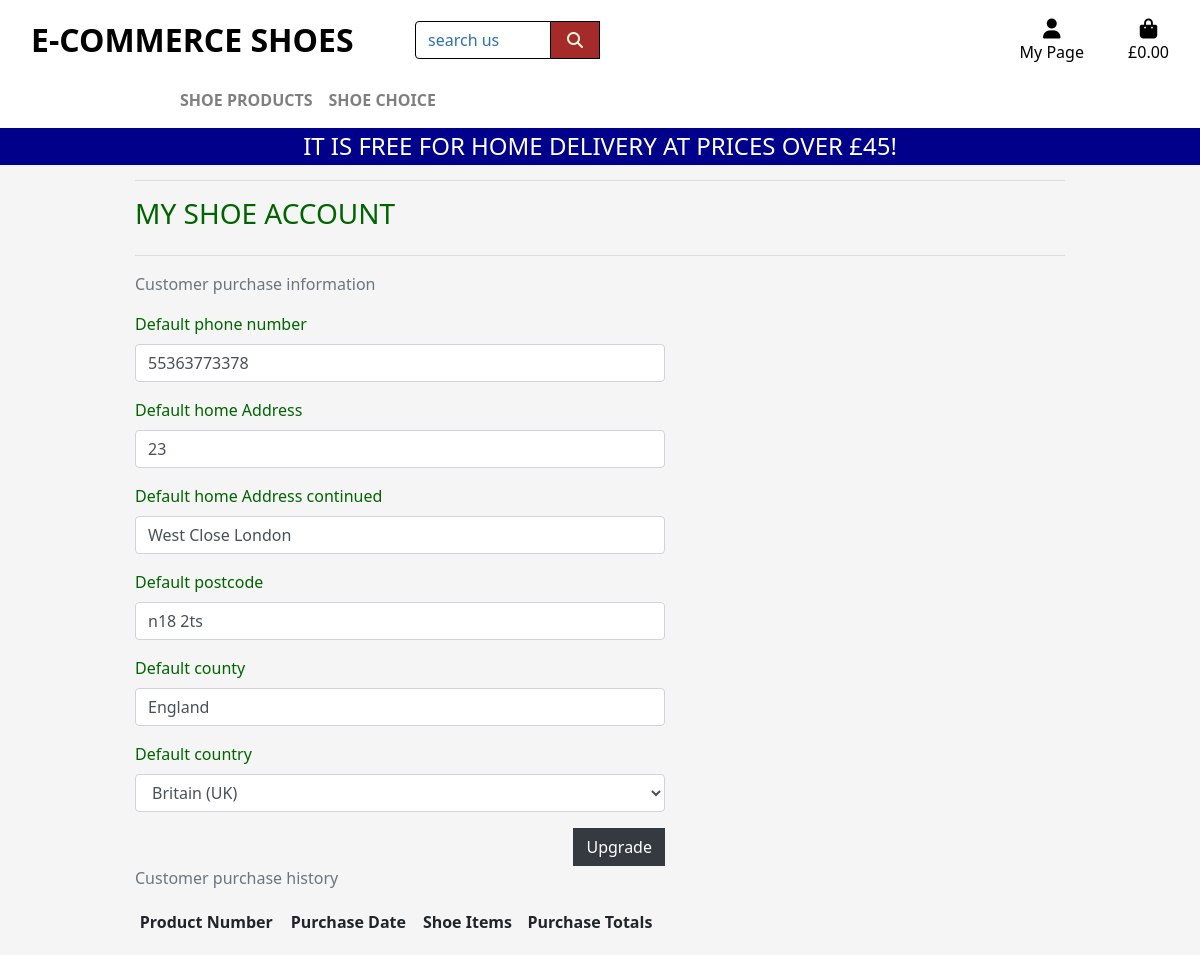
The app's page /profile/ (signed in), older data.
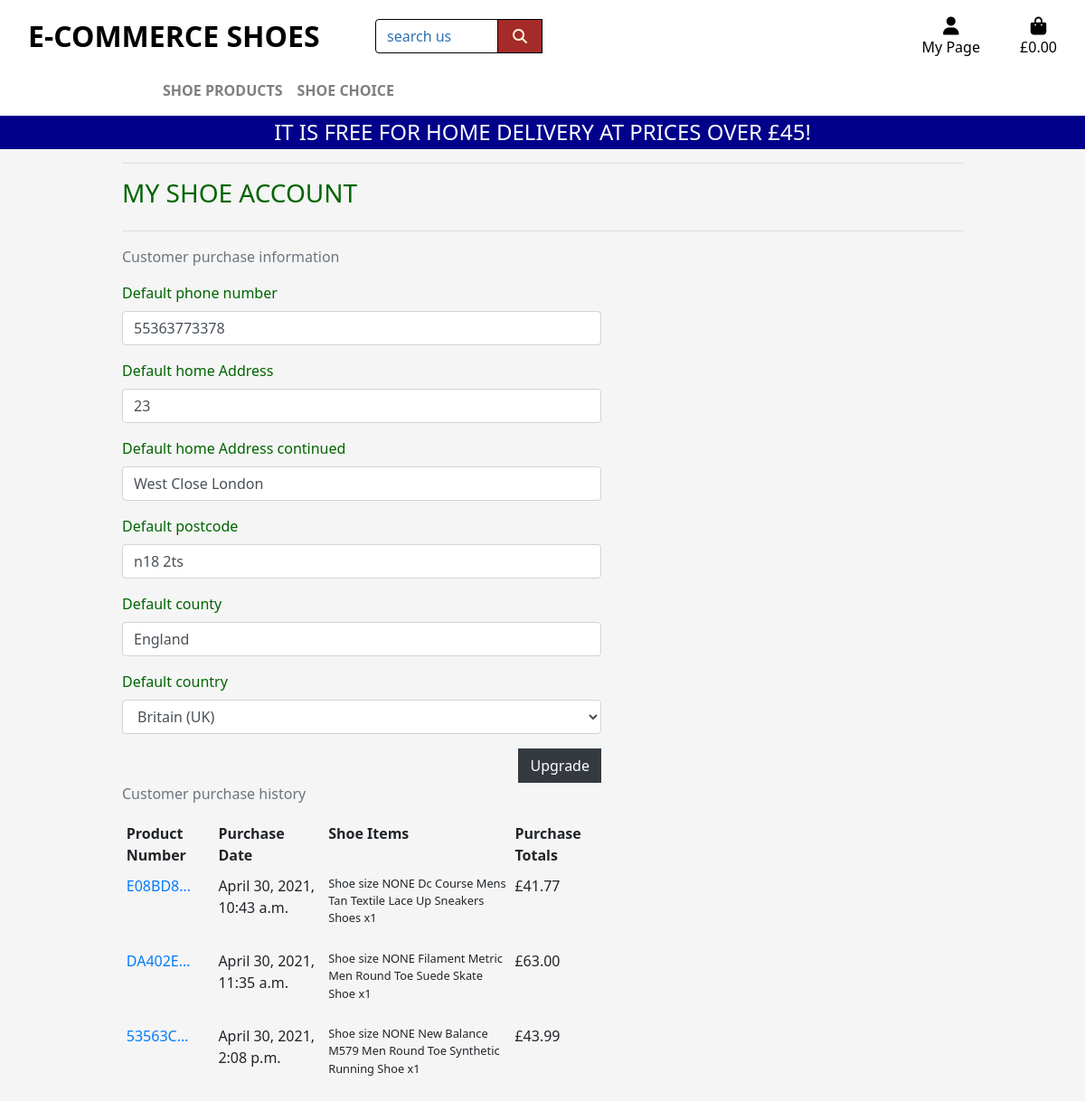
The same page, newer data.
### checkout/models.py (models this page shows, shortened)
class Order(models.Model):
    product_number = models.CharField(max_length=40, null=False, blank=False)
    user_account = models.ForeignKey(UserProfile, on_delete=models.SET_NULL,
                                    null=True, blank=True, related_name='orders')
    Name = models.CharField(max_length=60, null=False, blank=False)
    email = models.EmailField(max_length=300, null=False, blank=False)
    phone_number = models.CharField(max_length=60, null=False, blank=False)
    home_Address = models.CharField(max_length=60, null=False, blank=False)
    home_Address_continued = models.CharField(max_length=60, null=False, blank=False)
    postcode = models.CharField(max_length=30, null=False, blank=False)
    county = models.CharField(max_length=50, null=False, blank=False)
    country = CountryField(blank_label='', null=False, blank=False)
    date = models.DateTimeField(auto_now_add=True)
    cost_of_order = models.DecimalField(max_digits=8, decimal_places = 2, null=False, blank=False, default=0)
    overall_cost = models.DecimalField(max_digits=10, decimal_places = 2, null=False, blank=False, default=0)
    grand_cost = models.DecimalField(max_digits=10, decimal_places = 2, null=False, blank=False, default=0)
    original_pack = models.TextField(null=False, blank=False, default='')
    stripe_p_id = models.CharField(max_length=300, null=False, blank=False, default='')

class OrderLineItem(models.Model):
    order = models.ForeignKey(Order, null=False, blank=False, on_delete=models.CASCADE, related_name='Lineitems')
    product = models.ForeignKey(Product, null=False, blank=False, on_delete=models.CASCADE)
    product_size = models.CharField(max_length=3, null=True, blank=True)
    quantity = models.IntegerField(null=False, blank=False, default=0)
    lineitem_total = models.DecimalField(max_digits=8, decimal_places = 2, null=False, blank=False, editable=False)

### products/models.py (models this page shows, shortened)
class Product(models.Model):
    categories = models.ForeignKey('Category', null=True, blank=True, on_delete=models.SET_NULL)
    skus = models.CharField(max_length=254, null=True, blank=True,)
    name = models.CharField(max_length=254)
    descriptions = models.TextField()
    rating = models.DecimalField(max_digits=6, decimal_places=2, null=True, blank=True)
    shoe_sizes = models.BooleanField(default=False, null=True, blank=True)
    prices = models.DecimalField(max_digits=6, decimal_places=2, null=True)
    image_url = models.URLField(max_length=1024, null=True, blank=True)
    image = models.ImageField(null=True, blank=True)

### profiles/views.py (the view)
# urls.py: path('profile/', include('profiles.urls')),
def profile(request):
    profile = get_object_or_404(UserProfile, user=request.user)
    if request.method == 'POST':
        form = UserProfileForm(request.POST, instance=profile)
        if form.is_valid():
            form.save()
            messages.success(request, 'Your personal profile has successfully changed')
        else:
            messages.error(request, 'There is a problem. Please make sure it is done properly')
    else:
        form = UserProfileForm(instance=profile)
    orders = profile.orders.all
    template = 'profiles/profile.html'
    context = {
        'form': form,
        'orders': orders,
        'upgraded_page': True
    }
    return render(request, template, context)

### profiles/forms.py (shortened to what this page needs)
class UserProfileForm(forms.ModelForm):
    class Meta:
        model = UserProfile
        exclude = ('user',)

### pack/contexts.py (called while the page is built, shortened)
def pack_contents(request):
    pack_items = []
    overall = 0
    products_count = 0
    pack = request.session.get('pack', {})
    if overall < settings.FREE_DELIVERY_LIMIT:
        delivery = overall * Decimal(settings.STANDARD_DELIVERY_PERCENTAGE / 100)
        real_delivery_alpha = settings.FREE_DELIVERY_LIMIT - overall
    else:
        delivery = 0
        real_delivery_alpha = 0
    overall_total = delivery + overall
    content = {
        'pack_items': pack_items,
        'overall': overall,
        'products_count': products_count,
        'delivery': delivery,
        'real_delivery_alpha': real_delivery_alpha,
        'free_delivery_limit': settings.FREE_DELIVERY_LIMIT,
        'overall_total': overall_total,
    }
    return content

### profiles/templates/profiles/profile.html (shortened to what this page needs)
{% extends "base.html" %}
{% load static %}
{% block extra_css %}
    <link rel="stylesheet" href="{% static 'profiles/css/profiles.css' %}">
{% endblock %}
{% block page_header %}
    <div class="container header-container">
    </div>
{% endblock %}
{% block content %}
    <div class="innerclap"></div>
    <div class="container">
        <div class="row">
            <div class="col">
                <hr>
                <h3 class="logo-font mb-4">My Shoe Account</h3>
                <hr>
            </div>
        </div>
        <div class="row">
            <div class="col-12 col-lg-7">
                <p class="text-muted">Customer purchase information</p>
                <form class="mt-3" action="{% url 'profile' %}" method="POST" id="profile-update-form">
                    {{ form|crispy }}
                    <button class="btn btn-dark rounded-0 float-right">Upgrade</button>
                </form>
            </div>
            <div class="col-12 col-lg-7">
                <p class="text-muted">Customer purchase history</p>
                <div class="product-history table-responsive">
                    <table class="table table-sm table-borderless">
                        <thread>
                            <tr>
                                <th>Product Number</th>
                                <th>Purchase Date</th>
                                <th>Shoe Items</th>
                                <th>Purchase Totals</th>
                            </tr>
                        </thread>
                        <tbody>
                            {% for order in orders %}
                                <tr>
                                    <td>
                                        <a href="{% url 'product_history' order.product_number %}"
                                        title="{{ order.product_number }}">
                                            {{ order.product_number|truncatechars:7 }}
                                        </a>
                                    </td>
                                    <td>{{ order.date }}</td>
                                    <td>
                                        <ul class="list-unstyled">
                                            {% for item in order.Lineitems.all %}
                                                <li class="small">
                                                    {% if item.product.shoe_sizes %}
                                                        Shoe size {{ item.product_size|upper }}
                                                    {% endif %}{{ item.product.name }} x{{ item.quantity }}
                                                </li>
                                            {% endfor %}
                                        </ul>
                                    </td>
                                    <td>£{{ order.grand_cost }}</td>
                                </tr>
                            {% endfor %}
                        </tbody>
                    </table>
                </div>
            </div>
        </div>
{% endblock %}

Row changes from the older to the newer data that the page shows:
added Order: product_number "E08BD8…", date "April 30, 2021, 10:43 a.m.", grand_cost "41.77"
added OrderLineItem: product_size "NONE", product.name "Dc Course Mens Tan Textile Lace Up Sneakers Shoes", quantity "1", shown under "E08BD8…"
added Order: product_number "DA402E…", date "April 30, 2021, 11:35 a.m.", grand_cost "63.00"
added OrderLineItem: product_size "NONE", product.name "Filament Metric Men Round Toe Suede Skate Shoe", quantity "1", shown under "DA402E…"
added Order: product_number "53563C…", date "April 30, 2021, 2:08 p.m.", grand_cost "43.99"
added OrderLineItem: product_size "NONE", product.name "New Balance M579 Men Round Toe Synthetic Running Shoe", quantity "1", shown under "53563C…"
